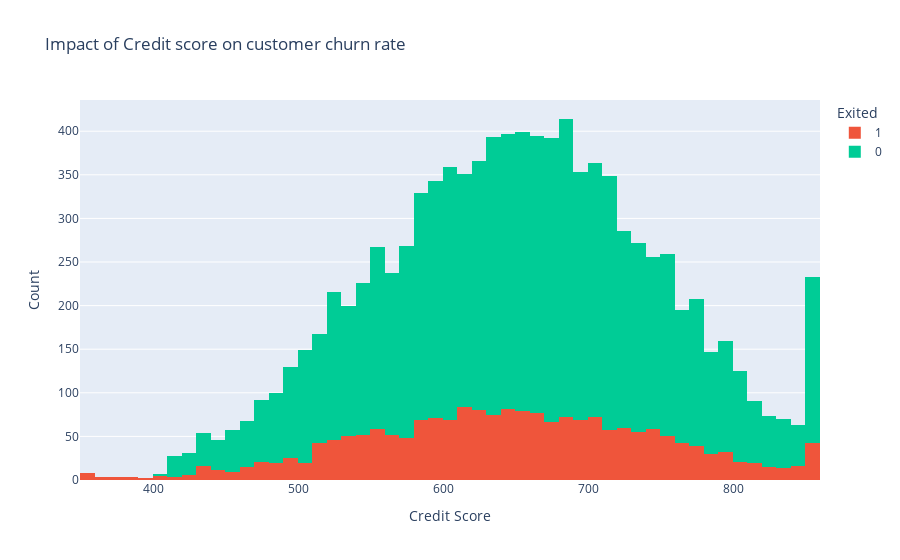

Notebook code for this chart:
### Code cell
fig = px.histogram(df, x="CreditScore", color="Exited", color_discrete_map={"Exited":"#ffc8dd"}, nbins=60, title="Impact of Credit score on customer churn rate")


fig.update_layout(
    title="Impact of Credit score on customer churn rate",
    xaxis_title="Credit Score",
    yaxis_title="Count",
    legend_title="Exited",
)

fig.show()

print(h1 + "Finding:" + e + s1 + "Credit score in general does not have an impact on the churn rate, but in the grpah we can see that Credit score and Churn rate are normally distributed and the maximum population have credit score between 600-700 and this population has highest churn rate as well. Also we can see that churn rate is directely proportional to population. Greater the population in the bin greatr is the churn rate" + e)

# %%

### Figure 1 — Plotly figure (JSON) as saved in the notebook; plotly's stock layout.template omitted (floating-point values rounded to 4 significant figures; data arrays with more than 128 entries replaced by an {"elided": "..."} marker saying what was removed)
{"data": [{"alignmentgroup": "True", "bingroup": "x", "hovertemplate": "Exited=1<br>CreditScore=%{x}<br>count=%{y}<extra></extra>", "legendgroup": "1", "marker": {"color": "#EF553B", "pattern": {"shape": ""}}, "name": "1", "nbinsx": 60, "offsetgroup": "1", "orientation": "v", "showlegend": true, "type": "histogram", "x": {"elided": "2037 int values"}, "xaxis": "x", "yaxis": "y"}, {"alignmentgroup": "True", "bingroup": "x", "hovertemplate": "Exited=0<br>CreditScore=%{x}<br>count=%{y}<extra></extra>", "legendgroup": "0", "marker": {"color": "#00cc96", "pattern": {"shape": ""}}, "name": "0", "nbinsx": 60, "offsetgroup": "0", "orientation": "v", "showlegend": true, "type": "histogram", "x": {"elided": "7963 int values"}, "xaxis": "x", "yaxis": "y"}], "layout": {"barmode": "relative", "legend": {"title": {"text": "Exited"}, "tracegroupgap": 0}, "title": {"text": "Impact of Credit score on customer churn rate"}, "xaxis": {"anchor": "y", "domain": [0, 1], "title": {"text": "Credit Score"}}, "yaxis": {"anchor": "x", "domain": [0, 1], "title": {"text": "Count"}}}}
